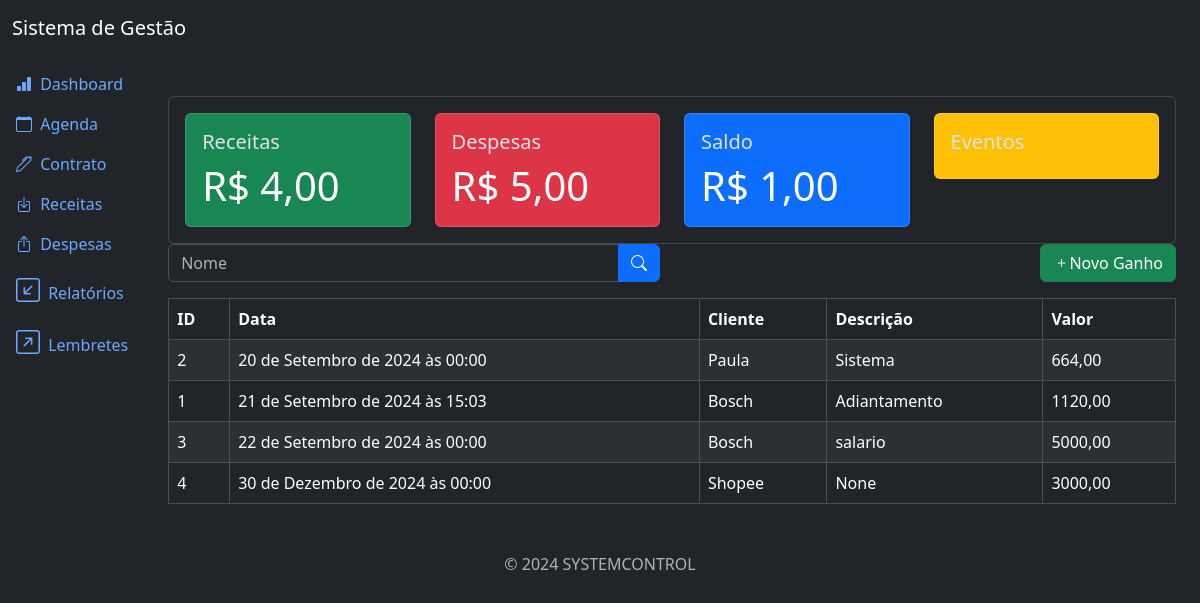
Screenshot of /gain/list/ (signed in) with the database file from the repository.
### gain/models.py (models this page shows, shortened)
class Gain(models.Model):
    date = models.DateTimeField()
    customer = models.CharField(max_length=200, null=True, blank=True)
    description = models.CharField(max_length=200, null=True, blank=True)
    price = models.DecimalField(max_digits=20, decimal_places=2)
    created_at = models.DateTimeField(auto_now_add=True)
    update_at = models.DateTimeField(auto_now=True)
    class Meta:
        ordering = ['date']

### gain/views.py (the view)
# urls.py: path('gain/list/', views.GainListView.as_view(), name='gain_list'),
class GainListView(LoginRequiredMixin, PermissionRequiredMixin, ListView):
    model = models.Gain
    template_name = 'gain_list.html'
    context_object_name = 'gains'
    paginate_by = 10
    permission_required = 'gain.view_gain'
    def get_queryset(self):
        queryset = super().get_queryset()
        date = self.request.GET.get('date')
        if date:
            queryset = queryset.filter(date__icontains=date)
        return queryset
    def get_context_data(self, **kwargs):
        context = super().get_context_data(**kwargs)
        context['result_metrics'] = metrics.get_result_metrics()
        return context

### app/metrics.py (called while the page is built)
def get_result_metrics():
    total_price_gain = Gain.objects.count()
    total_price_outgoing = Outgoing.objects.count()
    total_profit = total_price_outgoing - total_price_gain
    return dict(
        total_price_gain=number_format(total_price_gain, decimal_pos=2, force_grouping=True),
        total_price_outgoing=number_format(total_price_outgoing, decimal_pos=2, force_grouping=True),
        total_profit=number_format(total_profit, decimal_pos=2, force_grouping=True),
    )

### gain/templates/gain_list.html (shortened to what this page needs)
{% extends 'base.html' %}
{% block content %}
{% include 'components/_gain_metrics.html' %}
<div class="row mb-3">
    <div class="col-md-6">
        <form method="get" action="{% url 'gain_list' %}">
            <div class="input-group">
                <input type="text" class="form-control" name="name" placeholder="Nome" value="{{ request.GET.name }}">
                <button type="submit" class="btn btn-primary">
                    <i class="bi bi-search"></i>
                </button>
            </div>
        </form>
    </div>
    <div class="col-md-6">
        <a href="{% url 'gain_create' %}" class="btn btn-success float-end">
            <i class="bi bi-plus"></i>Novo Ganho
        </a>
    </div>
</div>
<div class="table-responsive">
    <table class="table table-striped table-bordered">
        <thead class="thead-dark">
            <tr>
                <th>ID</th>
                <th>Data</th>
                <th>Cliente</th>
                <th>Descrição</th>
                <th>Valor</th>
            </tr>
        </thead>
        <tbody>
            {% for gain in gains %}
            <tr>
                <td>{{ gain.id }}</td>
                <td>{{ gain.date }}</td>
                <td>{{ gain.customer }}</td>
                <td>{{ gain.description }}</td>
                <td>{{ gain.price }}</td>
            </tr>
            {% endfor %}
        </tbody>
    </table>
</div>
{% endblock %}

### rows the page displays
Gain: id "2", date "20 de Setembro de 2024 às 00:00", customer "Paula", description "Sistema", price "664,00"
Gain: id "1", date "21 de Setembro de 2024 às 15:03", customer "Bosch", description "Adiantamento", price "1120,00"
Gain: id "3", date "22 de Setembro de 2024 às 00:00", customer "Bosch", description "salario", price "5000,00"
Gain: id "4", date "30 de Dezembro de 2024 às 00:00", customer "Shopee", description "None", price "3000,00"

### other values shown
{{ result_metrics.total_price_gain }} "4,00"
{{ result_metrics.total_price_outgoing }} "5,00"
{{ result_metrics.total_profit }} "1,00"
